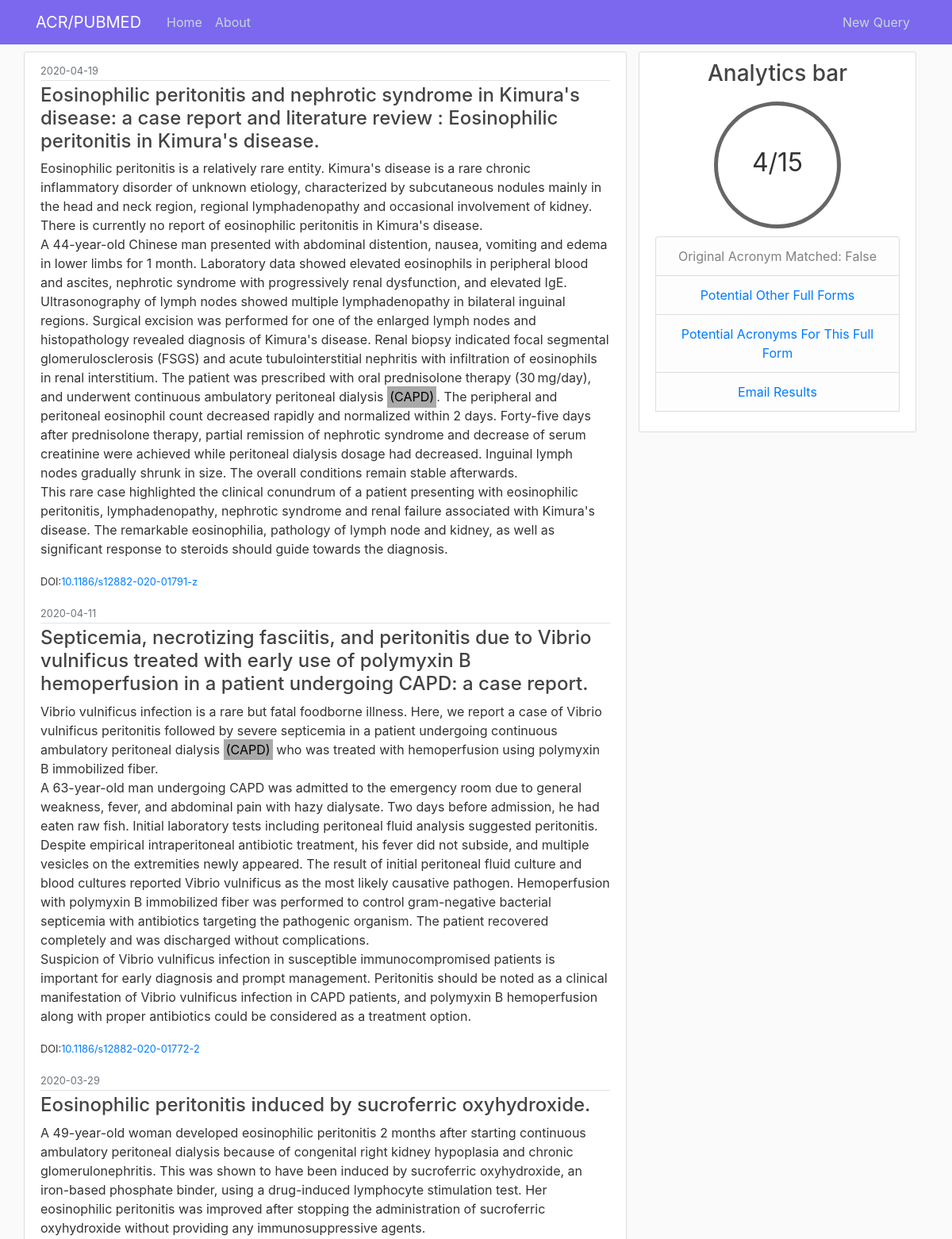
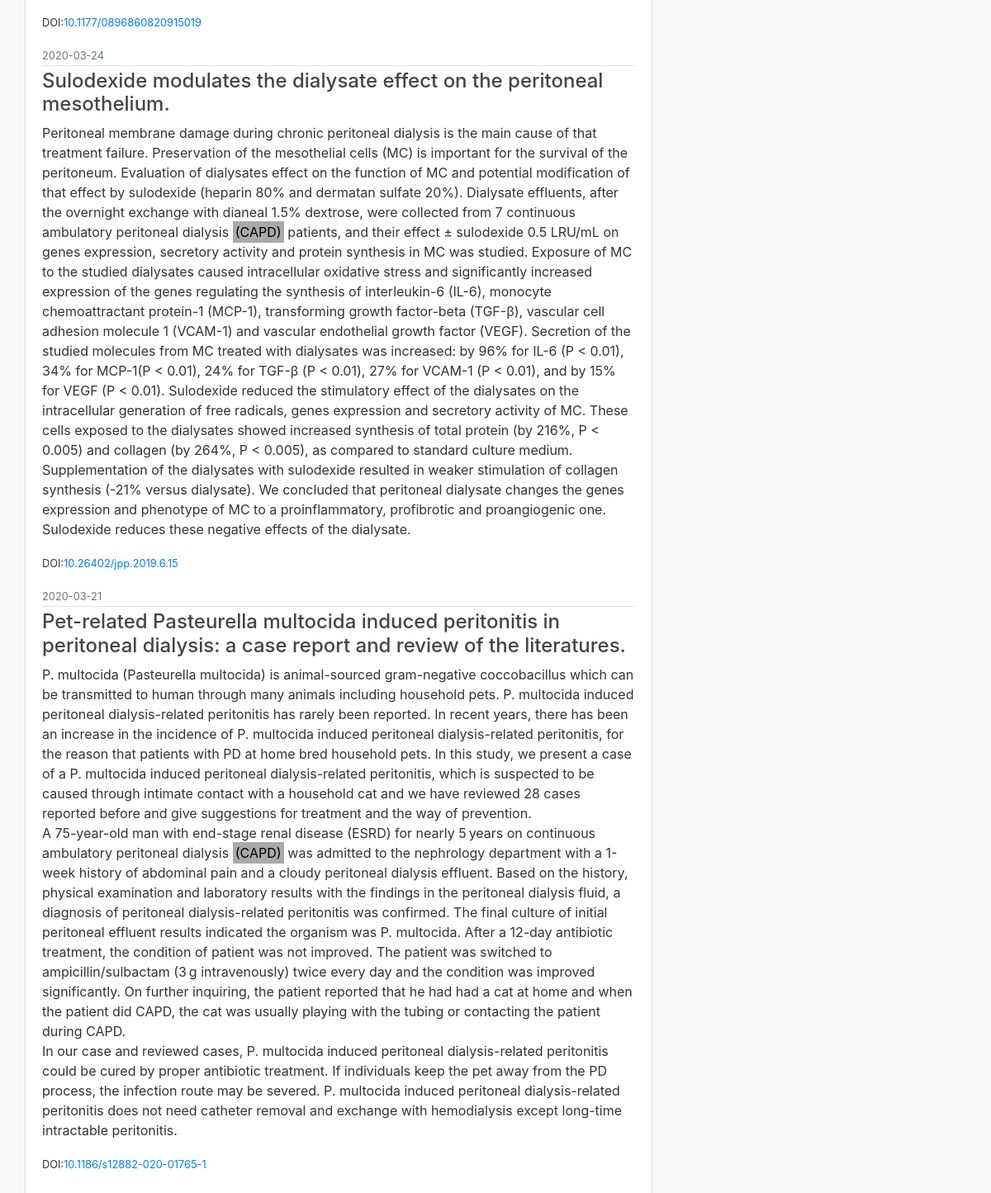
The page /queryt/1 on the database its author committed (2 pictures, top to bottom).
### flaskblog/models.py (models this page shows, shortened)
class Article(db.Model):
    id = db.Column(db.Integer, primary_key=True)
    title = db.Column(db.String(100))
    abstract = db.Column(db.Text)
    doi = db.Column(db.String(20))
    publication_date = db.Column(db.DateTime)
    query_id = db.Column(db.Integer, db.ForeignKey('queryt.id'), nullable=False)
    queries = db.relationship('QueryT', backref='author', lazy=True)

class QueryT(db.Model):
    __tablename__ = 'queryt'
    id = db.Column(db.Integer, primary_key=True)
    term = db.Column(db.String(100), nullable=False)
    origterm = db.Column(db.String(100), nullable=False)
    date_posted = db.Column(db.DateTime, nullable=False, default=datetime.utcnow)
    content = db.Column(db.Text, nullable=False)
    percentmatch = db.Column(db.String(3), nullable=False)
    origtermpresent = db.Column(db.Boolean, nullable=False)
    acrmatches = db.Column(db.Text)
    lfmatches = db.Column(db.Text)
    user_id = db.Column(db.String(50), nullable=False)

### flaskblog/queries/routes.py (the view, shortened to what this page needs)
@queries.route("/queryt/<int:queryt_id>", methods=['GET', 'POST'])
def queryt(queryt_id):
    queryt = QueryT.query.get_or_404(queryt_id)
    articles = Article.query.filter_by(query_id=queryt_id)
    lfmatches = None
    acrmatches = None
    if queryt.lfmatches:
        lfmatches = queryt.lfmatches.split(", ")
    acrreplace = []
    if queryt.acrmatches:
        acrmatches = queryt.acrmatches.split(", ")
        for article in articles:
            for term in acrmatches:
                termb = "("+term+")"
                if term.lower() == queryt.origterm.lower():
                    article.abstract = article.abstract.replace(termb, '<mark class="acrmatch">'+termb+'</mark>')
                else:
                    article.abstract = article.abstract.replace(termb, '<mark class="acr">'+termb+'</mark>')
            article.abstract = Markup(article.abstract)
    form = Email()
    def send_email(subject,sender,recipients,text_body):
         msg = Message(subject, sender=sender, recipients=recipients)
         msg.body = "hello max"
         mail.send(msg)
    return render_template('queryt.html', form=form, title=queryt.term, queryt=queryt, lfmatches=lfmatches, acrmatches=acrmatches, content=articles)

### flaskblog/templates/queryt.html (shortened to what this page needs)
{% extends "layout.html" %}
{% block content %}
    <main role="main" class="container">
      <div class="row">
        <div class="col-md-12">
        </div>
      <article class="media content-section col-md-8">
        <div class="media-body">
            {% for article in content %}
                <div class="article-metadata">
                    <small class="text-muted">{{ article.publication_date.strftime('%Y-%m-%d') }}</small>
                </div>
                    <h4 class="article-title">{{ article.title }}</h4>
                    <p class="article-content">{{ article.abstract }}</p>
                    <small>DOI:<a href="//doi.org/{{ article.doi }}">{{ article.doi }}</a></small>
            {% endfor %}
        </div>
      </article>
        <div class="col-md-4">
            <div class="content-section">
                <h3 class="text-center">Analytics bar</h3>
                <div class="row d-flex justify-content-center">
                  {% if queryt.origtermpresent %}
                    <div class="circleg "><p></p>{{  queryt.percentmatch }}</div>
                  {% else %}
                    <div class="circle"><p></p>{{  queryt.percentmatch }}</div>
                  {% endif %}
                </div>
                  <ul class="list-group text-center">
                      <li class="list-group-item list-group-item-light">Original Acronym Matched:
                        {% if queryt.origtermpresent %}
                            {{ queryt.origtermpresent }}
                        {% else %}
                            {{ queryt.origtermpresent }}
                        {% endif %}
                      </li>
                      <li class="list-group-item list-group-item-light">
                          <a data-toggle="collapse" data-target="#collapseOne" href="collapseOne">
                              Potential Other Full Forms
                          </a>
                      </li>
                      <li class="list-group-item list-group-item-light">
                          <a data-toggle="collapse" data-target="#collapseTwo" href="collapseTwo">
                              Potential Acronyms For This Full Form
                          </a>
                      </li>
                      <li class="list-group-item list-group-item-light">
                          <a data-toggle="collapse" data-target="#collapseThree" href="collapseThree">
                              Email Results
                          </a>
                      </li>
                  </ul>
            </div>
        </div>
      </div>
    </main>
{% endblock content %}

### flaskblog/static/main.css (style rules this page uses)
body { background: #fafafa; color: #333333; margin-top: 4rem; }
h1, h2, h3, h4, h5, h6 { color: #444444; }
.content-section { vertical-align: central; background: #ffffff; padding: 10px 20px; border: 1px solid #dddddd; border-radius: 3px; margin-bottom: 20px; }
.circle { width: 5em; height: 5em; line-height: 3.5em; border-radius: 50%; text-align: center; font-size: 32px; border: 5px solid #666; margin: 10px; }
mark.acr { background-color: darkgrey; }
.row { margin-top:1px; }
.article-title { color: #444444; overflow: hidden; text-overflow: ellipsis; }
.article-content { white-space: pre-line; }
.article-metadata { padding-bottom: 1px; margin-bottom: 4px; border-bottom: 1px solid #e3e3e3; }
.media-body { overflow:hidden; }
.article-content { overflow: hidden ; }

### rows shown on the page
Article: publication_date "2020-04-19", title "Eosinophilic peritonitis and nephrotic syndrome in Kimura's disease: a case report and literature review : Eosinophilic peritonitis in Kimura's disease.", abstract "Eosinophilic peritonitis is a relatively rare entity. Kimura's disease is a rare chronic inflammatory disorder of unknown etiology, characterized by subcutaneous nodules mainly in the head and neck region, regional lymphadenopathy and occasional involvement of kidney. There is currently no report of eosinophilic peritonitis in Kimura's disease. A 44-year-old Chinese man presented with abdominal distention, nausea, vomiting and edema in lower limbs for 1 month. Laboratory data showed elevated eosinophils in peripheral blood and ascites, nephrotic syndrome with progressively renal dysfunction, and elevated IgE. Ultrasonography of lymph nodes showed multiple lymphadenopathy in bilateral…", doi "10.1186/s12882-020-01791-z"
Article: publication_date "2020-04-11", title "Septicemia, necrotizing fasciitis, and peritonitis due to Vibrio vulnificus treated with early use of polymyxin B hemoperfusion in a patient undergoing CAPD: a case report.", abstract "Vibrio vulnificus infection is a rare but fatal foodborne illness. Here, we report a case of Vibrio vulnificus peritonitis followed by severe septicemia in a patient undergoing continuous ambulatory peritoneal dialysis (CAPD) who was treated with hemoperfusion using polymyxin B immobilized fiber. A 63-year-old man undergoing CAPD was admitted to the emergency room due to general weakness, fever, and abdominal pain with hazy dialysate. Two days before admission, he had eaten raw fish. Initial laboratory tests including peritoneal fluid analysis suggested peritonitis. Despite empirical intraperitoneal antibiotic treatment, his fever did not subside, and multiple vesicles on the extremities…", doi "10.1186/s12882-020-01772-2"
Article: publication_date "2020-03-29", title "Eosinophilic peritonitis induced by sucroferric oxyhydroxide.", abstract "A 49-year-old woman developed eosinophilic peritonitis 2 months after starting continuous ambulatory peritoneal dialysis because of congenital right kidney hypoplasia and chronic glomerulonephritis. This was shown to have been induced by sucroferric oxyhydroxide, an iron-based phosphate binder, using a drug-induced lymphocyte stimulation test. Her eosinophilic peritonitis was improved after stopping the administration of sucroferric oxyhydroxide without providing any immunosuppressive agents.", doi "10.1177/0896860820915019"
Article: publication_date "2020-03-24", title "Sulodexide modulates the dialysate effect on the peritoneal mesothelium.", abstract "Peritoneal membrane damage during chronic peritoneal dialysis is the main cause of that treatment failure. Preservation of the mesothelial cells (MC) is important for the survival of the peritoneum. Evaluation of dialysates effect on the function of MC and potential modification of that effect by sulodexide (heparin 80% and dermatan sulfate 20%). Dialysate effluents, after the overnight exchange with dianeal 1.5% dextrose, were collected from 7 continuous ambulatory peritoneal dialysis (CAPD) patients, and their effect ± sulodexide 0.5 LRU/mL on genes expression, secretory activity and protein synthesis in MC was studied. Exposure of MC to the studied dialysates caused intracellular…", doi "10.26402/jpp.2019.6.15"
Article: publication_date "2020-03-21", title "Pet-related Pasteurella multocida induced peritonitis in peritoneal dialysis: a case report and review of the literatures.", abstract "P. multocida (Pasteurella multocida) is animal-sourced gram-negative coccobacillus which can be transmitted to human through many animals including household pets. P. multocida induced peritoneal dialysis-related peritonitis has rarely been reported. In recent years, there has been an increase in the incidence of P. multocida induced peritoneal dialysis-related peritonitis, for the reason that patients with PD at home bred household pets. In this study, we present a case of a P. multocida induced peritoneal dialysis-related peritonitis, which is suspected to be caused through intimate contact with a household cat and we have reviewed 28 cases reported before and give suggestions for…", doi "10.1186/s12882-020-01765-1"
QueryT: percentmatch "4/15", origtermpresent "False"
